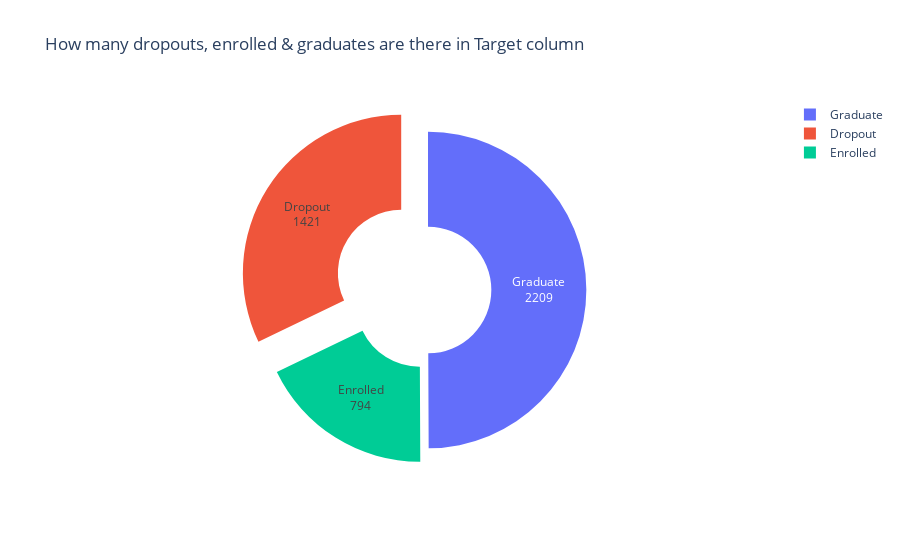

The code cell stored with this chart in its notebook:
### Code cell
x = new_data['Target'].value_counts().index
y = new_data['Target'].value_counts().values

df = pd.DataFrame({
    'Target': x,
    'Count_T' : y
})

fig = px.pie(df,
             names ='Target', 
             values ='Count_T',
            title='How many dropouts, enrolled & graduates are there in Target column')

fig.update_traces(labels=['Graduate','Dropout','Enrolled'], hole=0.4,textinfo='value+label', pull=[0,0.2,0.1])
fig.show()

### Figure 1 — Plotly figure (JSON) as saved in the notebook; plotly's stock layout.template omitted (floating-point values rounded to 4 significant figures)
{"data": [{"domain": {"x": [0, 1], "y": [0, 1]}, "hole": 0.4, "hovertemplate": "Target=%{label}<br>Count_T=%{value}<extra></extra>", "labels": ["Graduate", "Dropout", "Enrolled"], "legendgroup": "", "name": "", "pull": [0, 0.2, 0.1], "showlegend": true, "textinfo": "value+label", "type": "pie", "values": [2209, 1421, 794]}], "layout": {"legend": {"tracegroupgap": 0}, "title": {"text": "How many dropouts, enrolled & graduates are there in Target column"}}}
